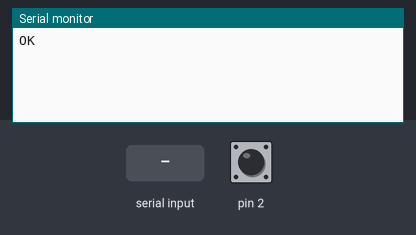
A sketch run on a simulated Arduino Uno, built with avr-gcc and run on an emulated ATmega328P. Parts: the last lines printed to the serial monitor. The test bench sets the inputs (shaded band); at power-on: pin 2 HIGH. The modem accepts every AT command (registered, SIM ready, sends succeed) and sends nothing else.

Above: at 1.7 s.
1.8 s: pin 2 pulled LOW for 0.6 s
At 3.3 s:
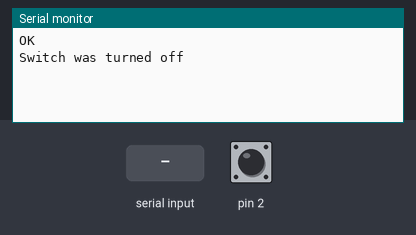
5.4 s: "1" received over the second serial link
At 7.3 s:
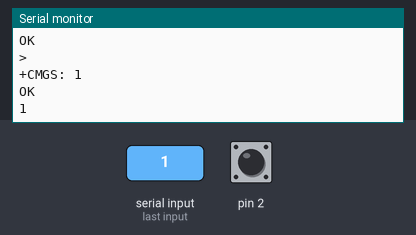
7.6 s: "0" received over the second serial link
At 8.6 s:
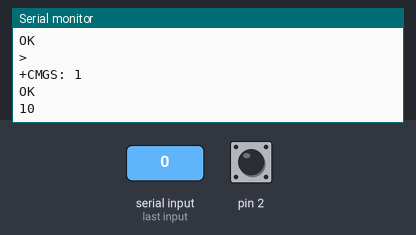

Measured:
- after the input at 1.8 s, the serial monitor: prints a new line after 0.20 s (image 1)
- after the input at 5.4 s, the serial monitor: prints a new line after 0.76 s (image 2)
- after the input at 7.6 s, the serial monitor: prints a new line at once (image 3)

The sketch:

gsm_new.ino
```cpp
#include <SoftwareSerial.h>
SoftwareSerial GPRS(7,8);
boolean state, lastState;

void setup() {
  pinMode(2, INPUT_PULLUP);
  state = digitalRead(2);
  lastState = state;

  GPRS.begin(9600);
  Serial.begin(9600);

  GPRS.println("AT");

  delay(500);

}

void loop() {
 while(GPRS.available()){
   Serial.write(GPRS.read());
}
lastState = state;
state = digitalRead(2);

if (state != lastState ){
  sendSMS();
}
delay(500);
}
void sendSMS(){
  Serial.print("Switch was turned ");
  Serial.println(state ? "on" : "off" );

  GPRS.println("AT+CMGF=1");

  delay(500);


  GPRS.println("AT+CMGS=\"+233546093664\"");

  delay(500);

  GPRS.print("Switch was turned ");
  GPRS.println(state ? "on" : "off" );
  GPRS.write(0x1a);
  delay(500);
}
```
